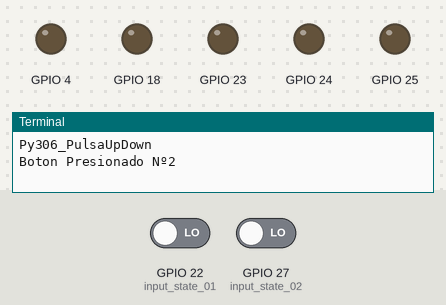
A program run on a simulated Raspberry Pi (BCM pin numbers). Parts: output pins drawn as LEDs (lit = HIGH), the last lines printed to the terminal. The test bench sets the inputs (shaded band); at power-on: GPIO 22 (input_state_01) LOW, GPIO 27 (input_state_02) LOW.

Above: at 0.2 s.
At 1.1 s:
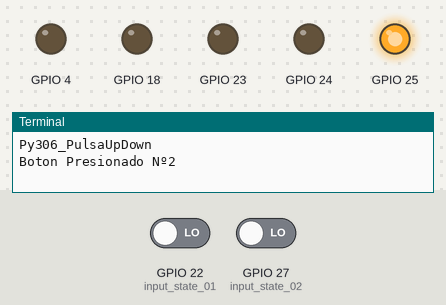
At 1.5 s:
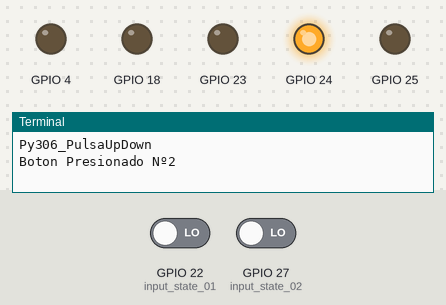
At 2.5 s:
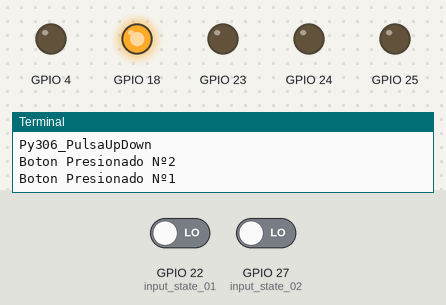
At 3.2 s:
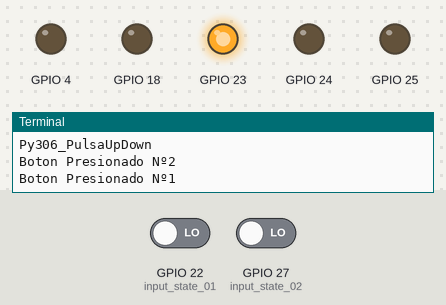
At 4.6 s:
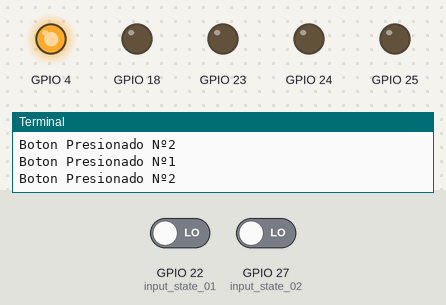
Timing chart, 0 to 5.5 s (numbered marks = the images above):
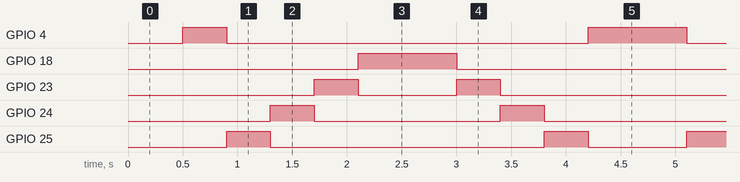

Measured:
- by itself, GPIO 4: repeats every 4.2 s: LOW 3.3 s, HIGH 0.90 s
- by itself, GPIO 18: alternates HIGH for 0.90 s and LOW for 3.3 s
- by itself, GPIO 23: repeats every 4.2 s: LOW 0.90 s, HIGH 0.40 s, LOW 2.5 s, HIGH 0.40 s
- by itself, GPIO 24: alternates HIGH for 0.40 s and LOW for 1.7 s
- by itself, GPIO 25: repeats every 4.2 s: LOW 2.5 s, HIGH 0.40 s, LOW 0.90 s, HIGH 0.40 s

The program:

Py306_PulsaDownUp.py
```python
##-----------------------------------
## Py306_PulsaDownUp
## Enrique Rodriguez Vela
##-----------------------------------

import RPi.GPIO as GPIO
import time


GPIO.setwarnings(False)
GPIO.setmode(GPIO.BCM)

#Todos Led
GPIO.setup(18, GPIO.OUT)
GPIO.setup(24,  GPIO.OUT)
GPIO.setup(4,  GPIO.OUT)
GPIO.setup(23,  GPIO.OUT)
GPIO.setup(25,  GPIO.OUT)

#Pulsadores
GPIO.setup(27, GPIO.IN, pull_up_down=GPIO.PUD_DOWN)
GPIO.setup(22, GPIO.IN, pull_up_down=GPIO.PUD_DOWN)

x=1 #Derecha

print("Py306_PulsaUpDown")

while True:

    input_state_01 = GPIO.input(22)
    input_state_02 = GPIO.input(27)

    if (x==0):
        if input_state_01 == False:
             print("Boton Presionado Nº1")
             time.sleep(0.5)
             GPIO.output(18,True)
             time.sleep(0.4)
             GPIO.output(18,False)
             GPIO.output(23,True)
             time.sleep(0.4)
             GPIO.output(23,False)
             GPIO.output(24,True)
             time.sleep(0.4)
             GPIO.output(24,False)
             GPIO.output(25,True)
             time.sleep(0.4)
             GPIO.output(25,False)
             GPIO.output(4,True)
             x = 1 #esta en la derecha


    if (x==1):
        if input_state_02 == False:
            print("Boton Presionado Nº2")
            time.sleep(0.5)
            GPIO.output(4,True)
            time.sleep(0.4)
            GPIO.output(4,False)
            GPIO.output(25,True)
            time.sleep(0.4)
            GPIO.output(25,False)
            GPIO.output(24,True)
            time.sleep(0.4)
            GPIO.output(24,False)
            GPIO.output(23,True)
            time.sleep(0.4)
            GPIO.output(23,False)
            GPIO.output(18,True)
            x = 0

GPIO.cleanup()
```
